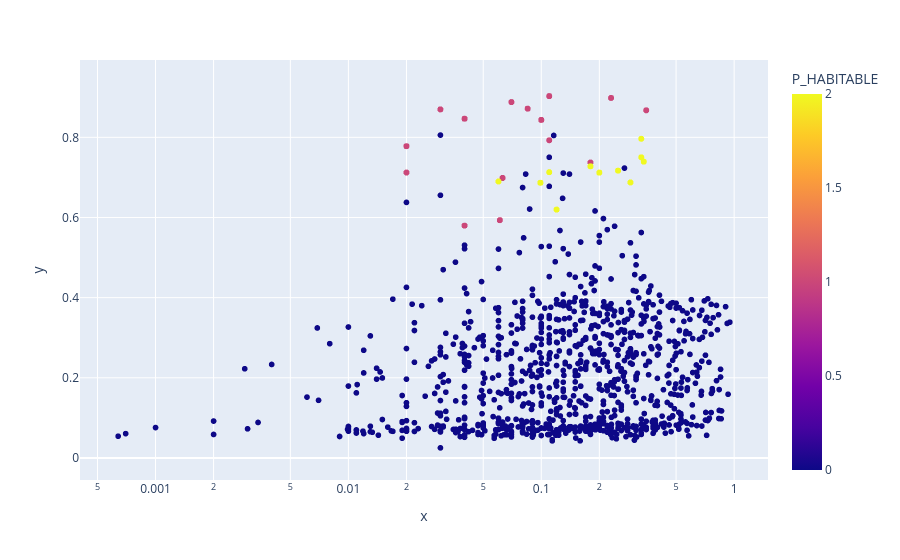

This figure's notebook cell:
### Markdown cell above
Planet radius in range 0.77 to 1.41 units correspond to conservatively habitable exoplanets. Planet radius in range 1.52 to 2.46 units correspond to optimistically habitable exoplanets. It is interesting to note that in most of the cases, conservatively habitable exoplanets have a bit higher ESI compared to the ESI of optimistically habitable exoplanets.

### Code cell
import plotly.express as px
fig = px.scatter(oversampled, x= oversampled.P_ECCENTRICITY, y = oversampled.P_ESI, color=oversampled.P_HABITABLE, hover_name=oversampled.P_NAME, log_x=True, size_max=30)
fig.show()

### Figure 1 — Plotly figure (JSON) as saved in the notebook; plotly's stock layout.template omitted (floating-point values rounded to 4 significant figures; data arrays with more than 128 entries replaced by an {"elided": "..."} marker saying what was removed)
{"data": [{"hovertemplate": "<b>%{hovertext}</b><br><br>x=%{x}<br>y=%{y}<br>P_HABITABLE=%{marker.color}<extra></extra>", "hovertext": {"elided": "11979 float values"}, "legendgroup": "", "marker": {"color": {"elided": "11979 int values"}, "coloraxis": "coloraxis", "symbol": "circle"}, "mode": "markers", "name": "", "showlegend": false, "type": "scattergl", "x": {"elided": "11979 float values"}, "xaxis": "x", "y": {"elided": "11979 float values"}, "yaxis": "y"}], "layout": {"coloraxis": {"colorbar": {"title": {"text": "P_HABITABLE"}}, "colorscale": [[0, "#0d0887"], [0.1111, "#46039f"], [0.2222, "#7201a8"], [0.3333, "#9c179e"], [0.4444, "#bd3786"], [0.5556, "#d8576b"], [0.6667, "#ed7953"], [0.7778, "#fb9f3a"], [0.8889, "#fdca26"], [1, "#f0f921"]]}, "legend": {"tracegroupgap": 0}, "margin": {"t": 60}, "xaxis": {"anchor": "y", "domain": [0, 1], "title": {"text": "x"}, "type": "log"}, "yaxis": {"anchor": "x", "domain": [0, 1], "title": {"text": "y"}}}}
